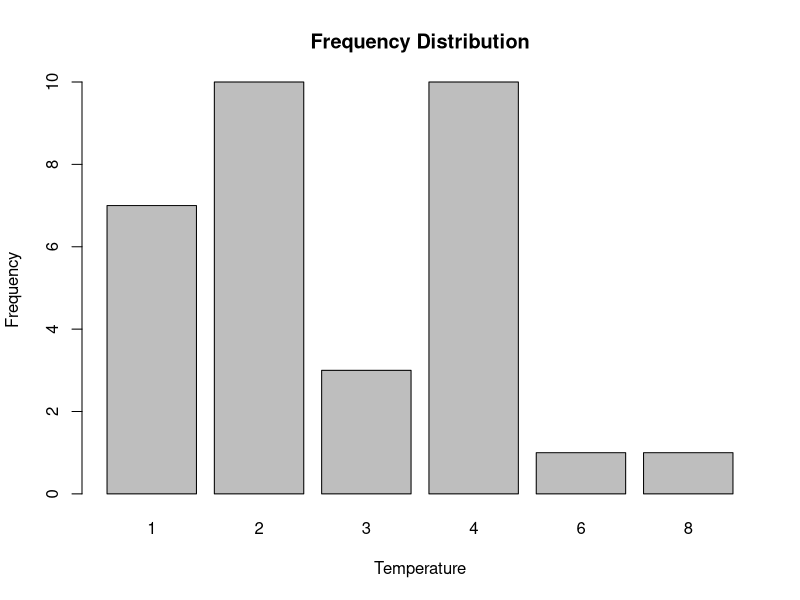
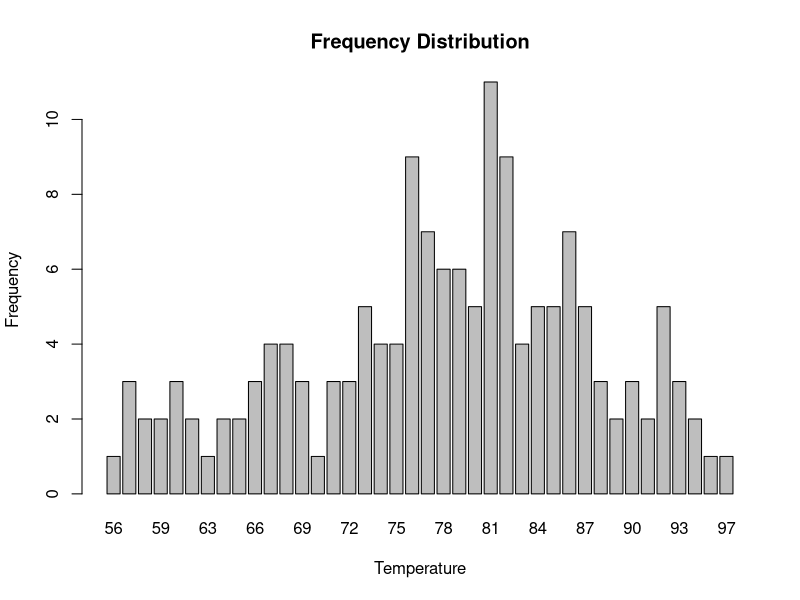
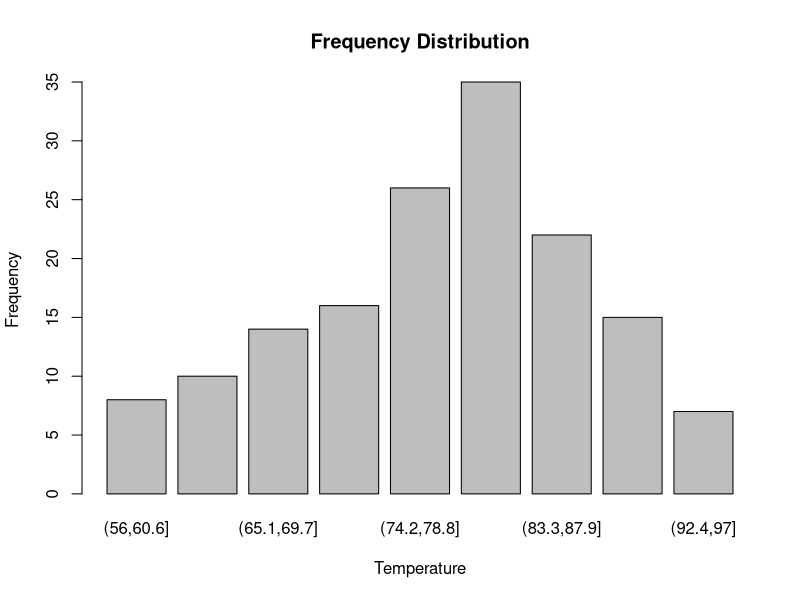

The R source for these figures, in order:
freq <- function(data,column){
  u <- unique(data[[column]])
  t <- table(data[[column]])
  print(t)
  barplot(t,xlab = "Temperature",ylab = "Frequency",main = "Frequency Distribution")
}
freq(mtcars,"carb")
freq(airquality,"Temp")

t <- table(cut(airquality$Temp,9))
barplot(t,xlab = "Temperature",ylab = "Frequency",main = "Frequency Distribution")
